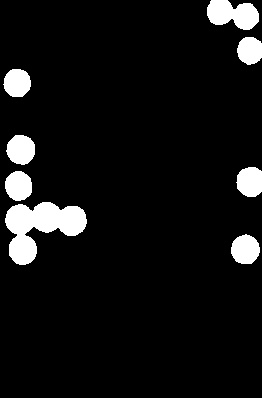
#> input picture thresholded.jpg, 262 x 398 px
$ python sceleton.py
#> lines starting #> are read from the running program, lines starting #| are printed output that depends on the picture; after the words box and inside, x2 and y2 are one past the last pixel; in counts of white or black regions, pixels touching at a corner belong together
import cv2
import numpy as np

img = cv2.imread('./thresholded.jpg',0)
#> img is the input picture: shape (398, 262); min 0, max 255, mean 18.8
size = np.size(img)
#> size = 104276
skel = np.zeros(img.shape,np.uint8)

ret,img = cv2.threshold(img,127,255,0)
#> img: shape (398, 262); 7.4% white; 8 white regions, largest, box (x1, y1, x2, y2) and area: (5, 202, 87, 265) 2756, (207, 0, 259, 30) 1113, (6, 135, 35, 165) 675
element = cv2.getStructuringElement(cv2.MORPH_CROSS,(3,3))
done = False

while( not done):
    eroded = cv2.erode(img,element)
    temp = cv2.dilate(eroded,element)
    temp = cv2.subtract(img,temp)
    skel = cv2.bitwise_or(skel,temp)
    img = eroded.copy()

    zeros = size - cv2.countNonZero(img)
    if zeros==size:
        done = True
#> this loop made 17 passes
#> zeros on passes 1 to 12: 97414, 98206, 98964, 99692, 100387, 101040, 101647, 102209, 102716, 103164, 103538, 103841
#> pass 1, `eroded = cv2.erode(img,element)`:
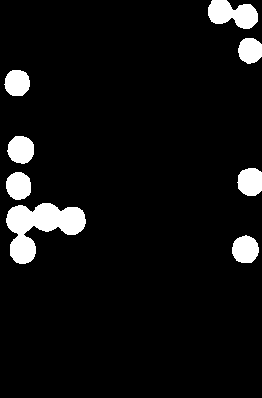
#> eroded: shape (398, 262); 6.6% white; 8 white regions, largest, box (x1, y1, x2, y2) and area: (6, 203, 86, 264) 2495, (208, 0, 258, 29) 994, (7, 136, 34, 164) 594
#> pass 1, `temp = cv2.subtract(img,temp)`:
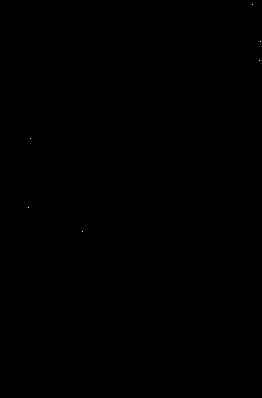
#> temp: shape (398, 262); 0.01% white in thin lines or dots, all inside (x1, y1, x2, y2) = (28, 4, 261, 232)
#> pass 2, `eroded = cv2.erode(img,element)`:
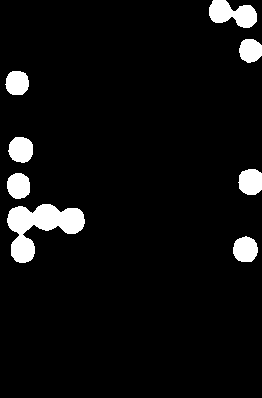
#> eroded: shape (398, 262); 5.8% white; 8 white regions, largest, box (x1, y1, x2, y2) and area: (7, 204, 85, 263) 2240, (209, 0, 257, 28) 878, (238, 169, 262, 195) 521
#> after the loop: eroded: shape (398, 262); every value is 0
#> after the loop:
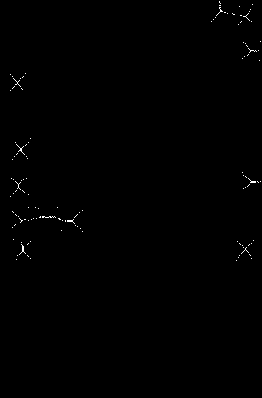
#> skel: shape (398, 262); 0.29% white in thin lines or dots, all inside (x1, y1, x2, y2) = (10, 1, 261, 261)

cv2.imshow("skel",skel)
cv2.waitKey(0)
cv2.destroyAllWindows()
